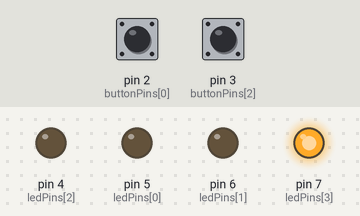
Bench run of a sketch on a simulated Arduino Uno, built with avr-gcc and run on an emulated ATmega328P. On the bench: output pins drawn as LEDs (lit = HIGH). The test bench sets the inputs (shaded band); at power-on: pin 3 (buttonPins[2]) HIGH, pin 2 (buttonPins[0]) HIGH. Random numbers use the default seed unless the sketch sets one; what the sketch prints to the serial monitor is not drawn.

Above: at 2.4 s.
At 6.0 s:
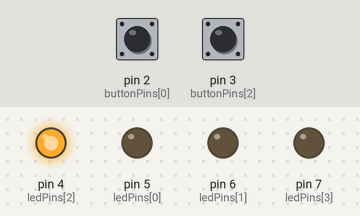
6.1 s: pin 3 (buttonPins[2]) pulled LOW for 0.15 s
At 9.3 s:
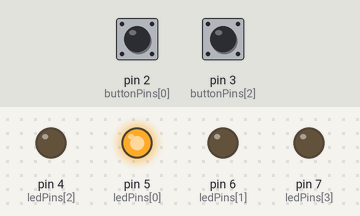
Timing chart, 0 to 43.3 s (numbered marks = the images above; inputs shaded):
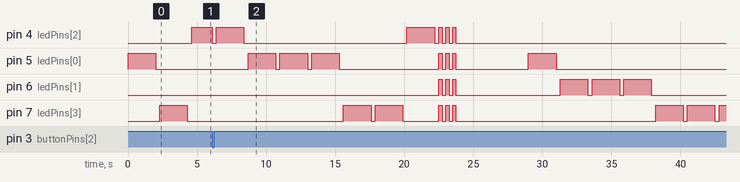

The sketch:

sketch.ino
```cpp
const int buttonPins[4] = {2, 0, 3, 1};
const int ledPins[4]    = {5, 6, 4, 7};


const int rounds = 10;
const unsigned long maxWait = 2000;

void setup() {
  for (int i = 0; i < 4; i++) {
    pinMode(ledPins[i], OUTPUT);
    pinMode(buttonPins[i], INPUT_PULLUP);
    digitalWrite(ledPins[i], LOW);
  }
  randomSeed(analogRead(0));
  Serial.begin(115200);
}

void loop() {
  for (int round = 0; round < rounds; round++) {
    int idx = random(0, 4);
    digitalWrite(ledPins[idx], HIGH);

    unsigned long startTime = millis();
    bool hit = false;
    while (millis() - startTime < maxWait) {
      if (digitalRead(buttonPins[idx]) == LOW) {
        hit = true;
        break;
      }
    }

    digitalWrite(ledPins[idx], LOW);

    delay(300);
  }

  Serial.println("Game over!");

  for (int i = 0; i < 3; i++) {
    for (int j = 0; j < 4; j++) {
      digitalWrite(ledPins[j], HIGH);
    }
    delay(250);
    for (int j = 0; j < 4; j++) {
      digitalWrite(ledPins[j], LOW);
    }
    delay(250);
  }

  delay(5000);
}
```
